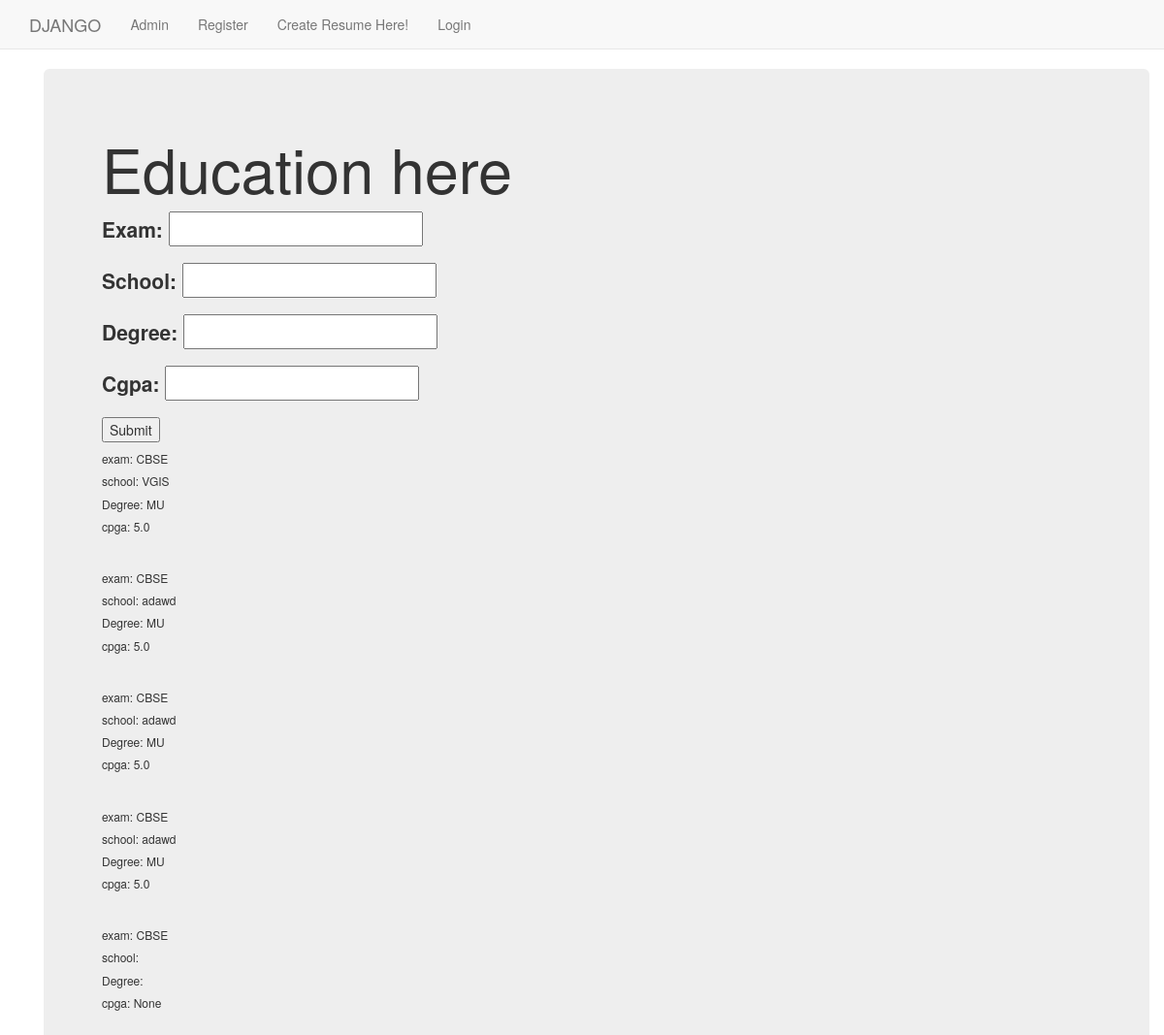
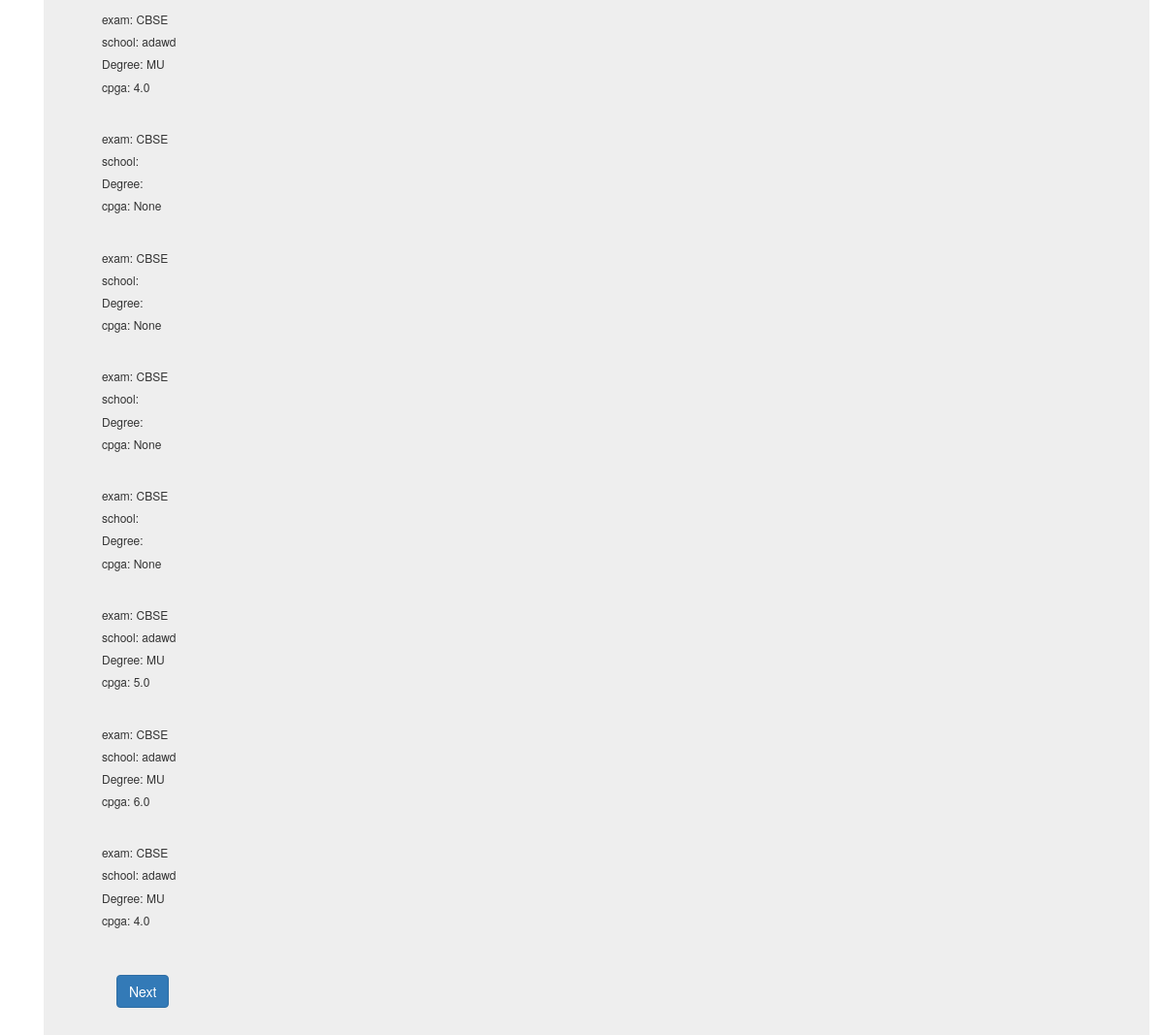
Page /dappx/education/ on the earlier database version (2 pictures, top to bottom).
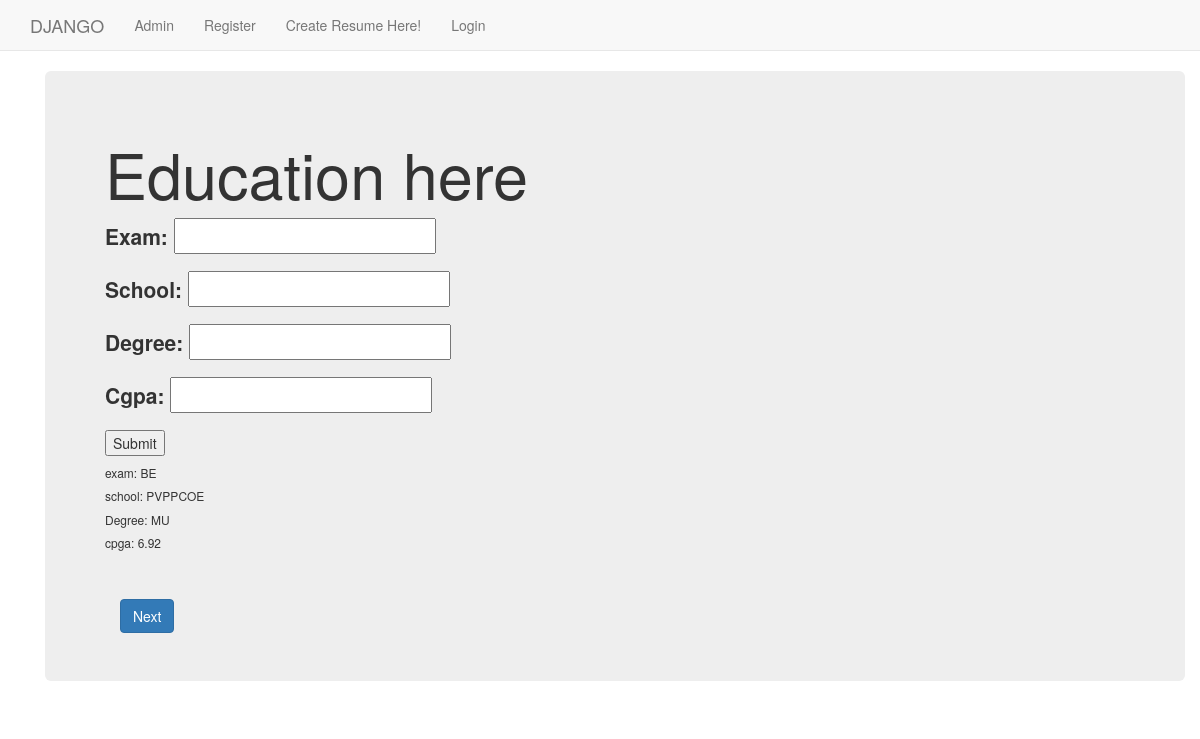
Same page on the later database version.
### dappx/models.py (models this page shows, shortened)
class Education(models.Model):
    resume = models.ForeignKey(Resume, on_delete=models.CASCADE, blank=True)
    exam = models.CharField(max_length=255, blank=True)
    school = models.CharField(max_length=255, blank=True)
    degree = models.CharField(max_length=255, blank=True)
    cgpa = models.FloatField(null=True, blank=True)
    class Meta:
        verbose_name_plural = "Education"

### dappx/views.py (the view, shortened to what this page needs)
class EducationView(TemplateView):
    template_name = 'dappx/education.html'
    def get(self, request):
        form = EducationForm()
        qs = Education.objects.all()
        args = {'form': form, 'qs': qs}
        return render(request, self.template_name, args)

### dappx/forms.py
class EducationForm(forms.ModelForm):
    exam = forms.CharField()
    class Meta:
        model = Education
        fields = ['exam','school', 'degree','cgpa',]

### templates/dappx/education.html (shortened to what this page needs)
{% extends "dappx/base.html" %}
{% load static %}
{% block body_block %}
<div class="container">
    <div class="jumbotron">
        <h1>Education here</h1>
        <form  method="post">
            {{ form.as_p }}
            <input type="submit" value="Submit">
        </form>
        {% for q in qs %}
        <h6>exam: {{ q.exam }}</h6>
        <h6>school: {{ q.school }}</h6>
        <h6>Degree: {{ q.degree }}</h6>
        <h6>cpga: {{ q.cgpa }}</h6><br>
        {% endfor %}
        <div class="container"><br>
            <a class="btn btn-primary" href="/dappx/project">Next</a>
        </div>
    </div>
</div>
{% endblock %}

### templates/dappx/base.html (shortened to what this page needs)
<!DOCTYPE html>
<html>
<head>
    <link rel="stylesheet" href="https://maxcdn.bootstrapcdn.com/bootstrap/3.3.7/css/bootstrap.min.css"
>
</head>
<body>
<nav class="navbar navbar-default navbar-static-top">
    <div class="container">
        <ul class="nav navbar-nav">
            <li><a class="navbar-brand" href="{% url 'index' %}">DJANGO</a></li>
            <li><a class="navbar-link" href="{% url 'admin:index' %}">Admin</a></li>
            <li><a class="navbar-link" href="{% url 'dappx:register' %}">Register</a></li>
            <li><a class="navbar-link" href="{% url 'dappx:profile' %}">Create Resume Here!</a></li>
            {% if user.is_authenticated %}
            <li><a href="{% url 'logout' %}">Logout</a></li>
            {% else %}
            <li><a class="navbar-link" href="{% url 'dappx:user_login' %}">Login</a></li>
            {% endif %}
        </ul>
    </div>
</nav>
<div class="container">
    {% block body_block %}
    {% endblock %}
</div>
</body>
</html></body>

Differences in the rows shown:
removed Education: exam "CBSE", school "VGIS", degree "MU", cgpa "5.0"
removed Education: exam "CBSE", school "adawd", degree "MU", cgpa "5.0"
removed Education: exam "CBSE", school "adawd", degree "MU", cgpa "5.0"
removed Education: exam "CBSE", school "adawd", degree "MU", cgpa "5.0"
removed Education: exam "CBSE", cgpa "None"
removed Education: exam "CBSE", school "adawd", degree "MU", cgpa "4.0"
removed Education: exam "CBSE", cgpa "None"
removed Education: exam "CBSE", cgpa "None"
removed Education: exam "CBSE", cgpa "None"
removed Education: exam "CBSE", cgpa "None"
removed Education: exam "CBSE", school "adawd", degree "MU", cgpa "5.0"
removed Education: exam "CBSE", school "adawd", degree "MU", cgpa "6.0"
removed Education: exam "CBSE", school "adawd", degree "MU", cgpa "4.0"
added Education: exam "BE", school "PVPPCOE", degree "MU", cgpa "6.92"
